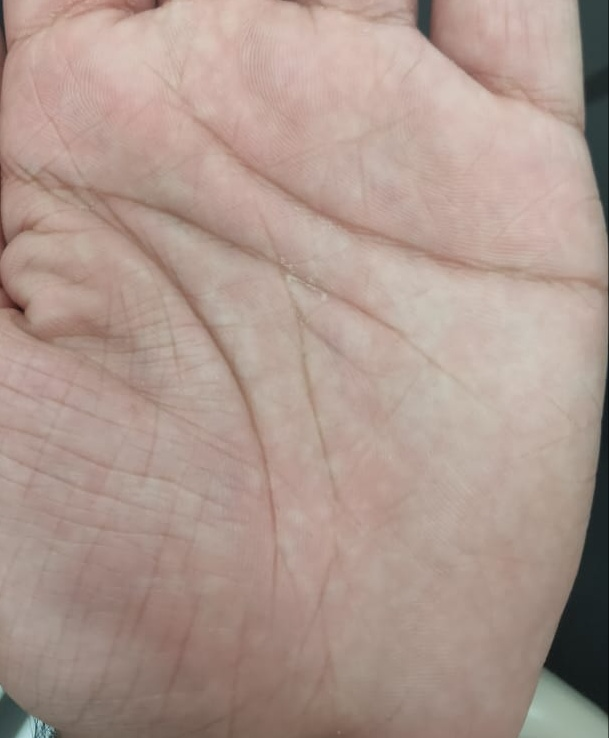
#> input picture extracted_Features/e3.jpeg, 609 x 738 px
$ python filter.py
#> lines starting #> are read from the running program, lines starting #| are printed output that depends on the picture; after the words box and inside, x2 and y2 are one past the last pixel; in counts of white or black regions, pixels touching at a corner belong together
#> further down, image is the input picture: shape (738, 609, 3); mean B, G, R 142.6, 152.1, 173.7
import cv2
import numpy as np


# TLSide = Top left Side Square Length
# TRSide = Top Right Side Square Length
# BCSide = Bottom Center Side Square Length

def cropImage(image,TLSide=300,TRSide=300,BCSide=300):
#> called with TLSide = 200, TRSide = 250, BCSide = 250
	mask = np.zeros(image.shape, dtype=np.uint8)
	yMax,xMax,depth = image.shape
#> yMax = 738; xMax = 609; depth = 3

	contoursTopLeft = np.array ([[0,0], [TLSide,0], [TLSide,TLSide], [0,TLSide]])
	contoursTopRight = np.array ([[xMax-TRSide,0], [xMax,0], [xMax,TRSide], [xMax-TRSide,TRSide]])


	XCenter = int(xMax/2)
#> XCenter = 304
	BCSideHalf = int(BCSide/2)
	print(yMax-BCSide)
#| 488
	contoursBottomCenter = np.array ([[XCenter-BCSideHalf,yMax-(BCSide)],[XCenter-BCSideHalf,yMax], [XCenter+BCSideHalf,yMax], [XCenter+BCSideHalf,yMax-(BCSide)]])

	#make polygons
	cv2.fillPoly(mask, pts=[contoursTopLeft], color=(255,255,255))
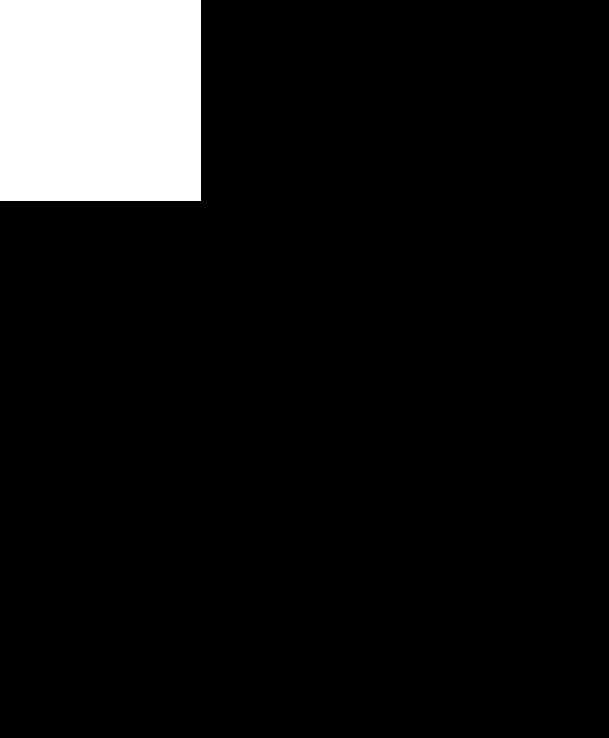
#> mask: shape (738, 609, 3); 9% white; 1 white region, box (x1, y1, x2, y2) and area: (0, 0, 201, 201) 40401
	cv2.fillPoly(mask, pts=[contoursTopRight], color=(255,255,255))
	cv2.fillPoly(mask, pts=[contoursBottomCenter], color=(255,255,255))
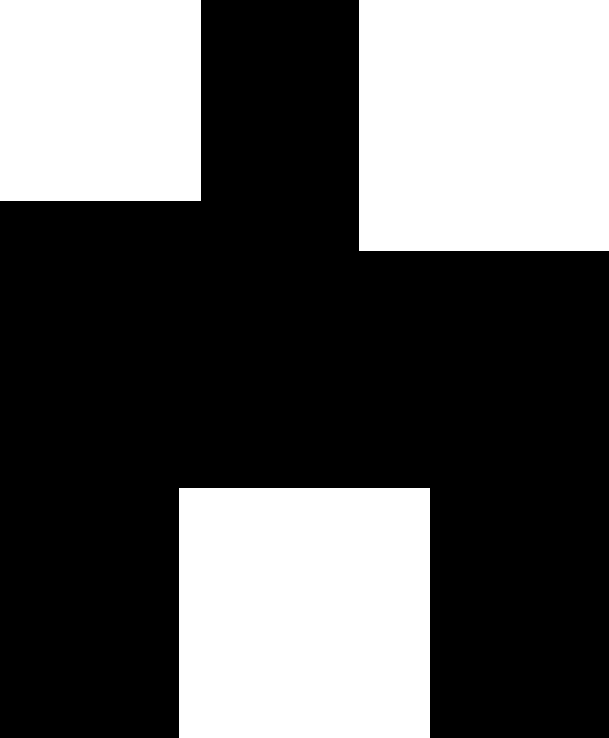
#> mask: shape (738, 609, 3); 36.9% white; 3 white regions, box (x1, y1, x2, y2) and area: (359, 0, 609, 251) 62750, (179, 488, 430, 738) 62750, (0, 0, 201, 201) 40401

	#use polygons to crop & invert image
	masked_image = cv2.bitwise_and(image, mask)
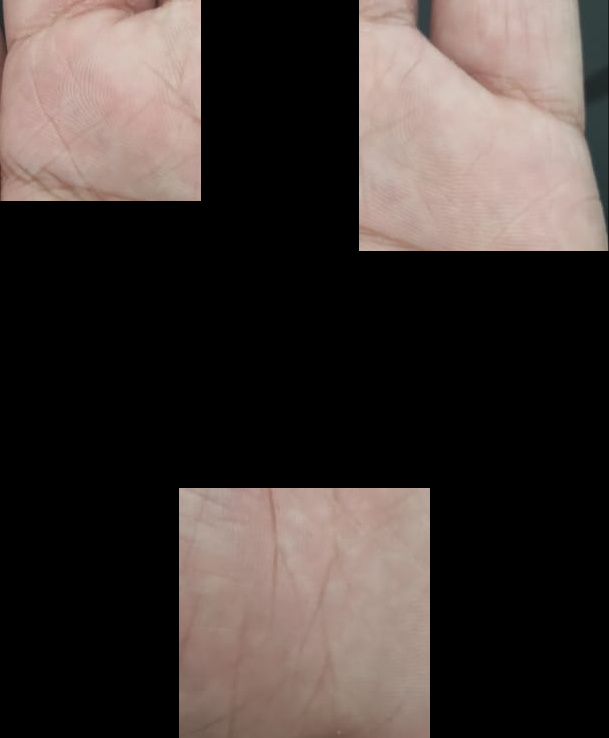
#> masked_image: shape (738, 609, 3); mean B, G, R 53, 56.5, 65.4
	return masked_image

image = cv2.imread('e3.jpeg')
cv2.imshow("image", cropImage(image,200,250,250))
cv2.waitKey(0)

$ run again, with extracted_Features/e2.jpeg copied over extracted_Features/e3.jpeg
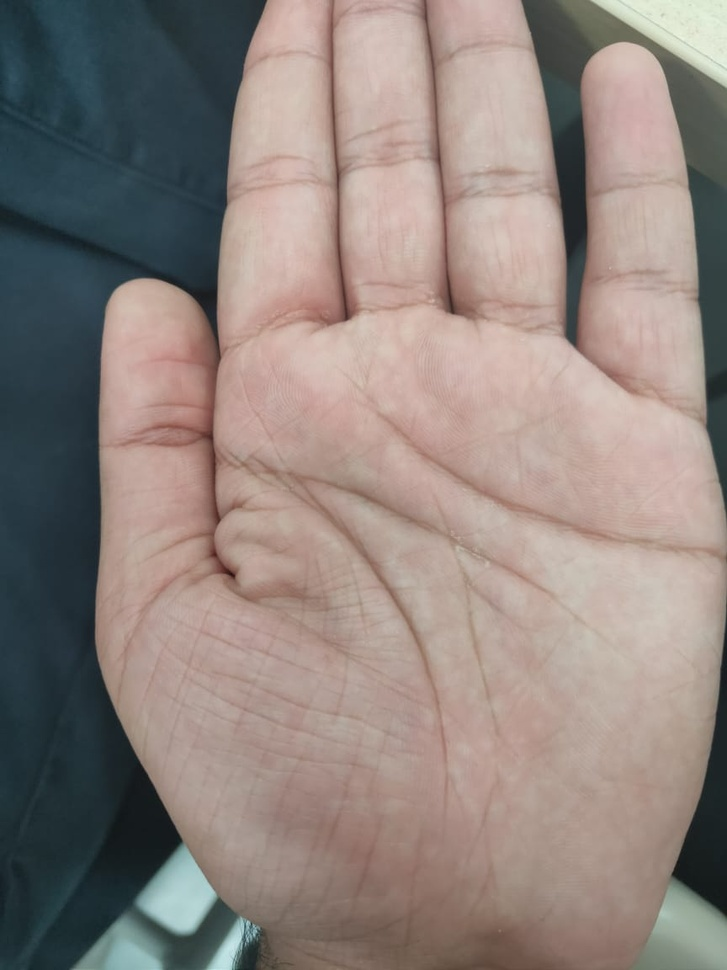
#> input picture extracted_Features/e2.jpeg, 727 x 970 px, shrunk from 864 x 1152 before the run
#> image is the input picture: shape (970, 727, 3); mean B, G, R 125.8, 131.5, 143.9
#| 720
#> in cropImage, `cv2.fillPoly(mask, pts=[contoursTopLeft], color=(255,255,255))`:
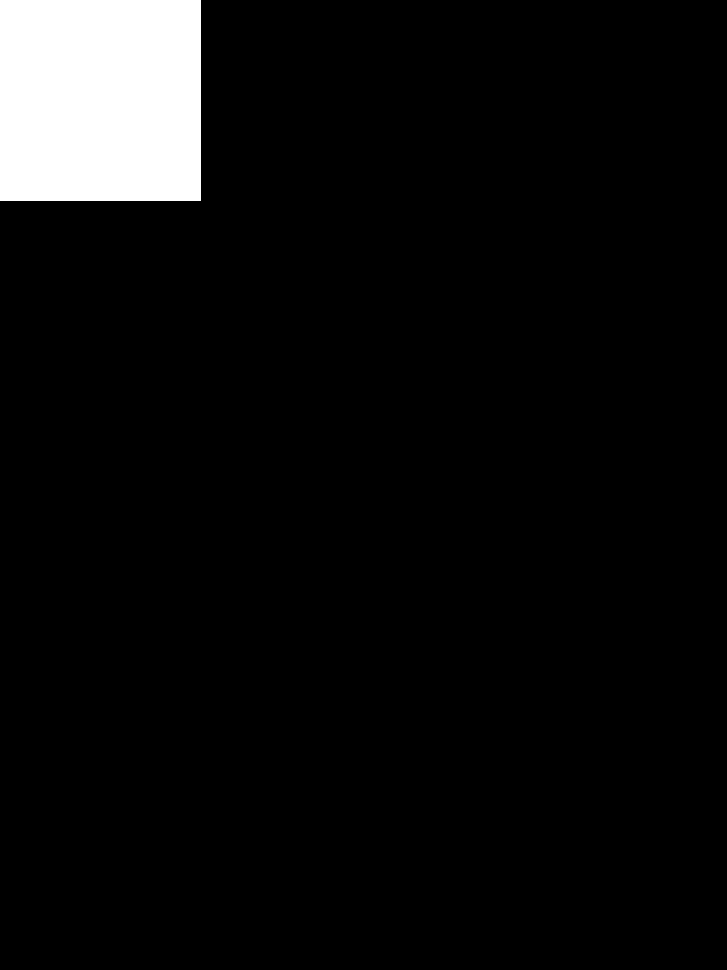
#> mask: shape (970, 727, 3); 5.7% white; 1 white region, box (x1, y1, x2, y2) and area: (0, 0, 201, 201) 40401
#> in cropImage, `masked_image = cv2.bitwise_and(image, mask)`:
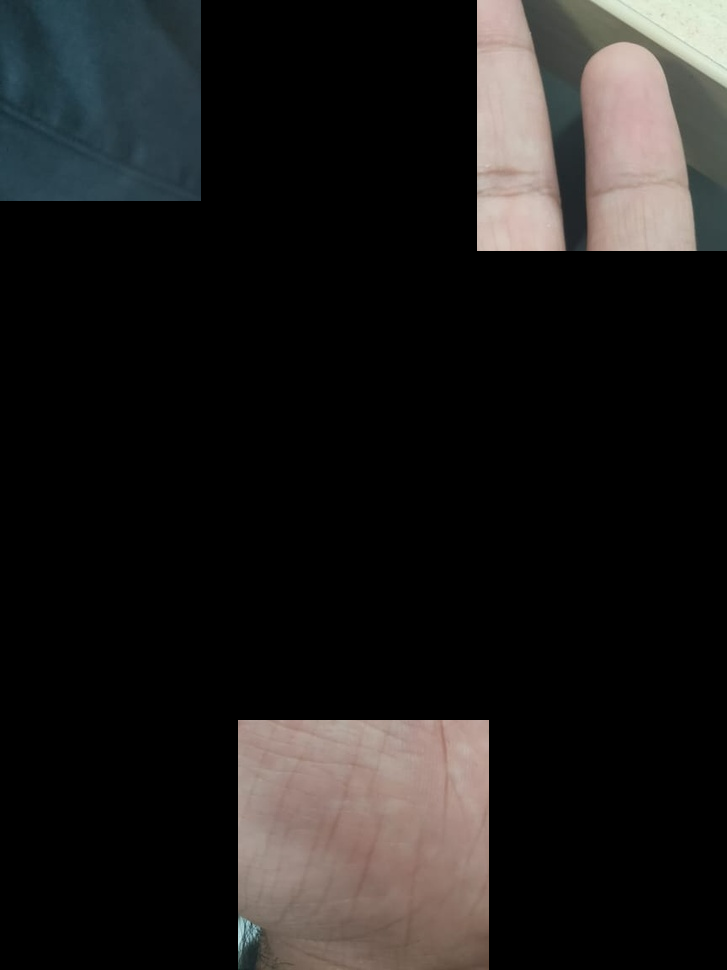
#> masked_image: shape (970, 727, 3); mean B, G, R 27, 28, 29.7
